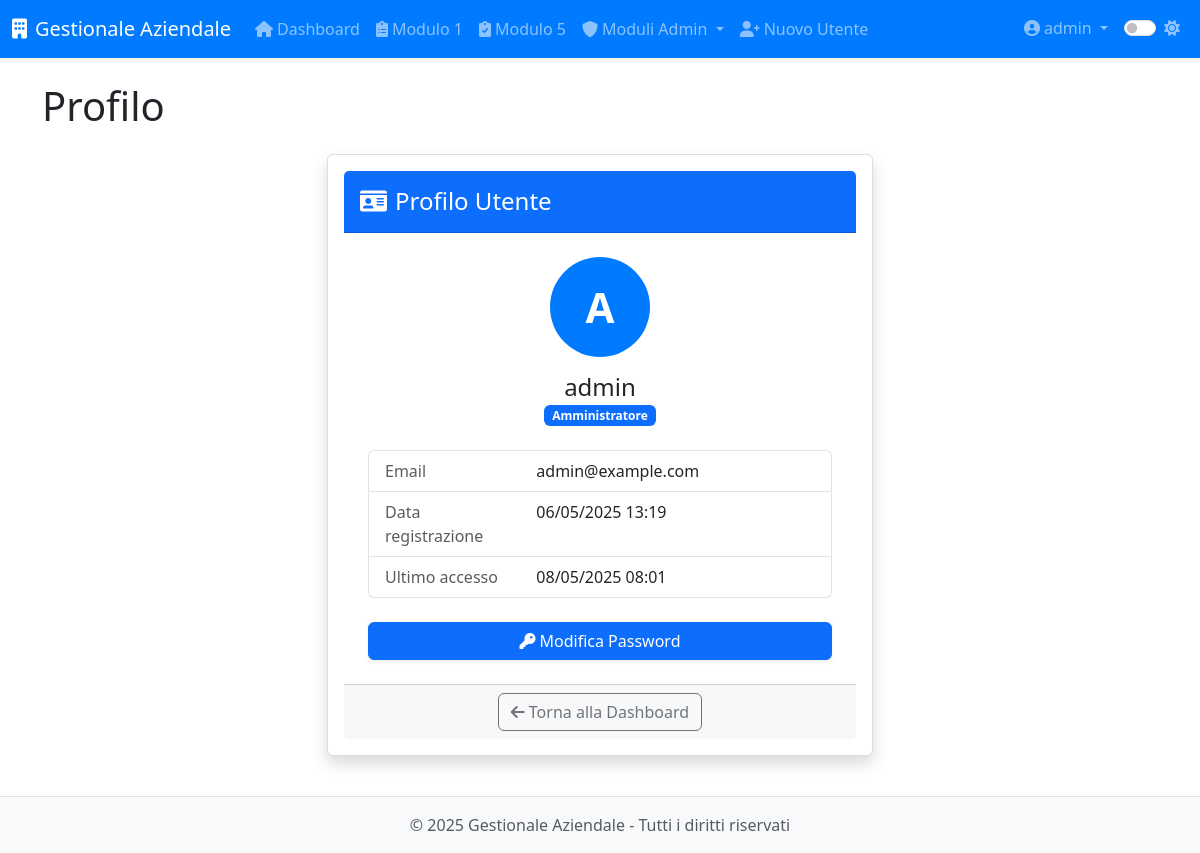
The page /profile (signed in) on the database as committed earlier.
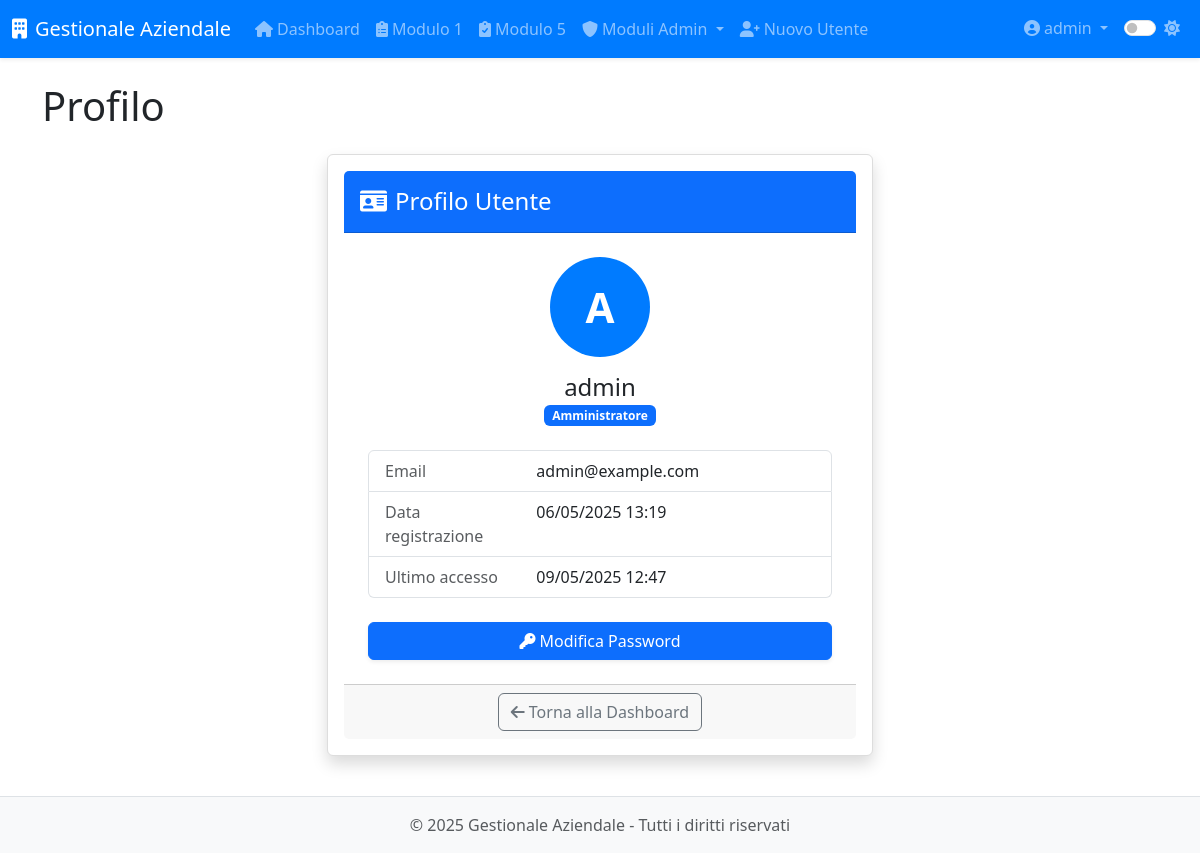
The same page on the database as committed later.
### app/models.py (models this page shows, shortened)
class User(UserMixin, db.Model):
    __tablename__ = 'users'
    id = db.Column(db.Integer, primary_key=True)
    username = db.Column(db.String(64), unique=True, nullable=False, index=True)
    email = db.Column(db.String(120), unique=True, nullable=False, index=True)
    password_hash = db.Column(db.String(128), nullable=False)
    role = db.Column(db.String(20), default='operatore')  # 'operatore' o 'admin'
    created_at = db.Column(db.DateTime, default=datetime.utcnow)
    last_login = db.Column(db.DateTime)
    is_active = db.Column(db.Boolean, default=True)
    modulo1_entries = db.relationship('Modulo1Entry',
                               backref='author',
                               lazy='dynamic',
                               foreign_keys='Modulo1Entry.user_id')
    modulo5_entries = db.relationship('Modulo5Entry',
                               backref='author',
                               lazy='dynamic',
                               foreign_keys='Modulo5Entry.user_id')
    def is_admin(self):
        return self.role == 'admin'

### app/routes/auth.py (the view)
@auth.route('/profile')
@login_required
def profile():
    return render_template('auth/profile.html', title='Profilo')

### app/__init__.py (called while the page is built)
def register_jinja_filters(app):
    @app.template_filter('format_date')
    def format_date(value, format='%d/%m/%Y'):
        if value:
            return value.strftime(format)
        return ""
    @app.template_filter('format_currency')
    def format_currency(value):
        """Formatta un valore come valuta"""
        if value is not None:
            return f"€ {value:,.2f}".replace(",", "X").replace(".", ",").replace("X", ".")
        return "€ 0,00"
    @app.template_filter('truncate_text')
    def truncate_text(text, length=100):
        """Tronca il testo alla lunghezza specificata"""
        if text and len(text) > length:
            return text[:length] + "..."
        return text if text else ""

### app/models.py (called while the page is built)
@login_manager.user_loader
def load_user(id):
    return User.query.get(int(id))

### app/templates/auth/profile.html (shortened to what this page needs)
{% extends "base.html" %}
{% block content %}
<div class="row justify-content-center">
    <div class="col-md-8 col-lg-6">
        <div class="card shadow">
            <div class="card-header bg-primary text-white">
                <h4 class="my-2"><i class="fas fa-id-card me-2"></i>Profilo Utente</h4>
            </div>
            <div class="card-body p-4">
                <div class="text-center mb-4">
                    <div class="avatar-circle mx-auto mb-3">
                        <span class="avatar-initials">{{ current_user.username[:1] | upper }}</span>
                    </div>
                    <h4 class="mb-0">{{ current_user.username }}</h4>
                    <p class="text-muted">
                        <span class="badge bg-{{ 'primary' if current_user.is_admin() else 'secondary' }}">
                            {{ 'Amministratore' if current_user.is_admin() else 'Operatore' }}
                        </span>
                    </p>
                </div>
                <div class="list-group mb-4">
                    <div class="list-group-item">
                        <div class="row">
                            <div class="col-md-4 text-muted">Email</div>
                            <div class="col-md-8 text-truncate">{{ current_user.email }}</div>
                        </div>
                    </div>
                    <div class="list-group-item">
                        <div class="row">
                            <div class="col-md-4 text-muted">Data registrazione</div>
                            <div class="col-md-8">{{ current_user.created_at | format_date('%d/%m/%Y %H:%M') }}</div>
                        </div>
                    </div>
                    <div class="list-group-item">
                        <div class="row">
                            <div class="col-md-4 text-muted">Ultimo accesso</div>
                            <div class="col-md-8">
                                {% if current_user.last_login %}
                                    {{ current_user.last_login | format_date('%d/%m/%Y %H:%M') }}
                                {% else %}
                                    Non disponibile
                                {% endif %}
                            </div>
                        </div>
                    </div>
                </div>
                <div class="d-grid gap-2">
                    <a href="{{ url_for('auth.change_password') }}" class="btn btn-primary">
                        <i class="fas fa-key me-1"></i>Modifica Password
                    </a>
                </div>
            </div>
            <div class="card-footer text-center">
                <a href="{{ url_for('index') }}" class="btn btn-outline-secondary">
                    <i class="fas fa-arrow-left me-1"></i>Torna alla Dashboard
                </a>
            </div>
        </div>
    </div>
</div>
{% endblock %}

### app/templates/base.html (shortened to what this page needs)
<!DOCTYPE html>
<html lang="it">
<head>
    <link href="https://cdn.jsdelivr.net/npm/bootstrap@5.3.0-alpha1/dist/css/bootstrap.min.css" rel="stylesheet">
    <link rel="stylesheet" href="https://cdnjs.cloudflare.com/ajax/libs/font-awesome/6.0.0/css/all.min.css">
    <link id="theme-style" rel="stylesheet" href="{{ url_for('static', filename='css/theme-' + theme + '.css') }}">
    <link rel="stylesheet" href="{{ url_for('static', filename='css/style.css') }}">
    <link rel="stylesheet" href="{{ url_for('static', filename='css/modulo8.css') }}">
</head>
<body>
    <header class="navbar navbar-expand-lg navbar-dark bg-primary sticky-top shadow-sm">
        <div class="container-fluid">
            <a class="navbar-brand" href="{{ url_for('dashboard.index') }}">
                <i class="fas fa-building me-2"></i>{{ app_name }}
            </a>
            <div class="collapse navbar-collapse" id="navbarMain">
                {% if current_user.is_authenticated %}
                <ul class="navbar-nav me-auto">
                    <li class="nav-item">
                        <a class="nav-link" href="{{ url_for('dashboard.index') }}">
                            <i class="fas fa-home me-1"></i>Dashboard
                        </a>
                    </li>
                    <li class="nav-item">
                        <a class="nav-link" href="{{ url_for('modulo1.index') }}">
                            <i class="fas fa-clipboard-list me-1"></i>Modulo 1
                        </a>
                    </li>
                    <li class="nav-item">
                        <a class="nav-link" href="{{ url_for('modulo5.index') }}">
                            <i class="fas fa-clipboard-check me-1"></i>Modulo 5
                        </a>
                    </li>
                    {% if current_user.is_admin() %}
                    <li class="nav-item dropdown">
                        <a class="nav-link dropdown-toggle" href="#" id="adminModulesDropdown" data-bs-toggle="dropdown">
                            <i class="fas fa-shield-alt me-1"></i>Moduli Admin
                        </a>
                    </li>
                    <li class="nav-item">
                        <a class="nav-link" href="{{ url_for('auth.register') }}">
                            <i class="fas fa-user-plus me-1"></i>Nuovo Utente
                        </a>
                    </li>
                    {% endif %}
                </ul>
                <ul class="navbar-nav ms-auto">
                    <li class="nav-item dropdown">
                        <a class="nav-link dropdown-toggle" href="#" id="userDropdown" data-bs-toggle="dropdown">
                            <i class="fas fa-user-circle me-1"></i>{{ current_user.username }}
                        </a>
                    </li>
                    <li class="nav-item">
                        <div class="nav-link">
                            <div class="form-check form-switch">
                                <input class="form-check-input" type="checkbox" id="darkModeToggle" {% if theme == 'dark' %}checked{% endif %}>
                                <label class="form-check-label" for="darkModeToggle">
                                    <i id="theme-icon" class="fas {% if theme == 'dark' %}fa-moon{% else %}fa-sun{% endif %}"></i>
                                </label>
                            </div>
                        </div>
                    </li>
                </ul>
                {% endif %}
            </div>
        </div>
    </header>
    <main class="container py-4">
        <div class="page-header mb-4">
            <h1>{% block page_title %}{{ title }}{% endblock %}</h1>
        </div>
        {% block content %}{% endblock %}
    </main>
    <footer class="footer mt-auto py-3 bg-light">
        <div class="container text-center">
            <span class="text-muted">&copy; {{ current_year }} {{ app_name }} - Tutti i diritti riservati</span>
        </div>
    </footer>
</body>
</html>

Rows that differ between the two databases and show on the page:
changed User "admin": last_login "08/05/2025 08:01" → "09/05/2025 12:47"
